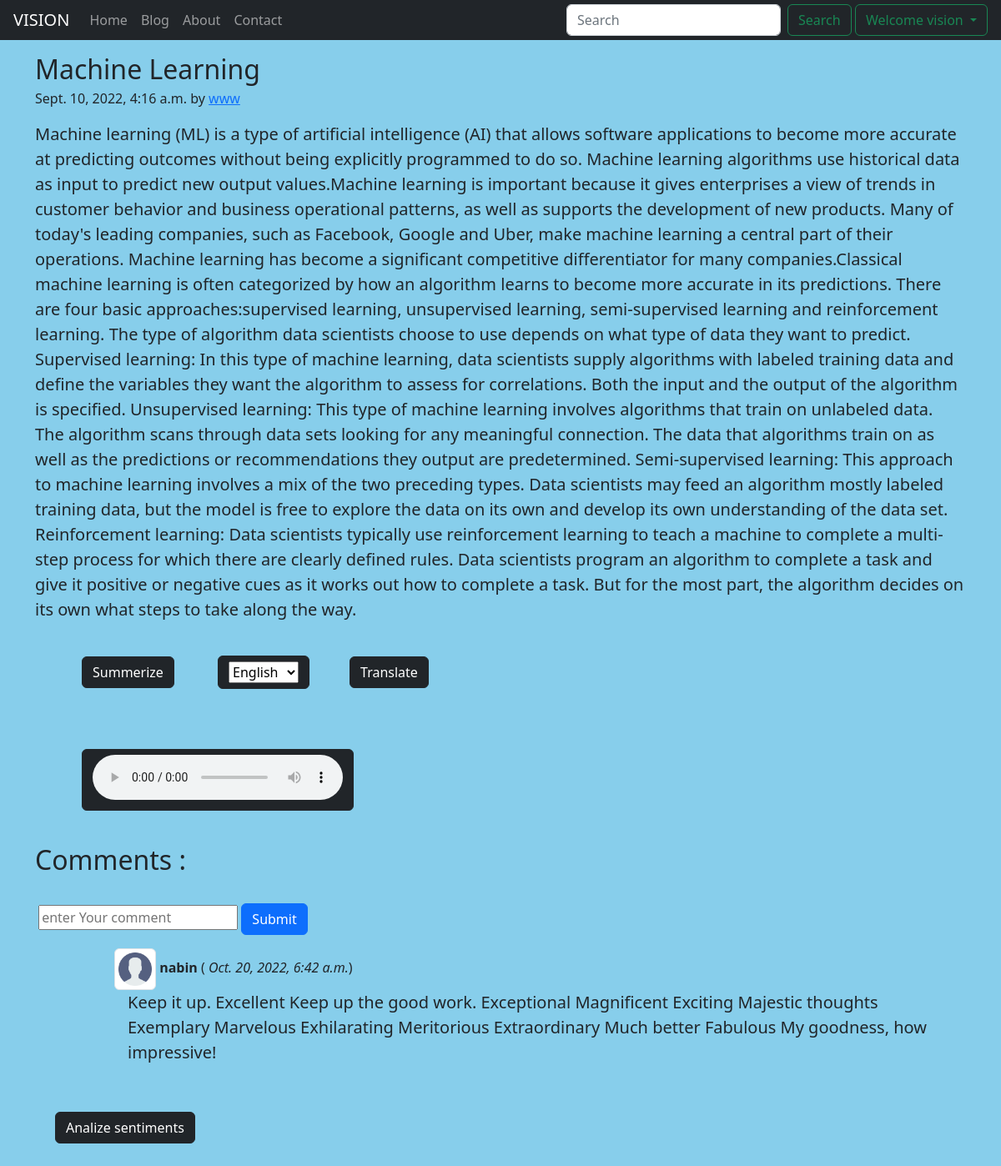
/blog/machine_learning (signed in), run on the app's committed database.
### blog/models.py (models this page shows, shortened)
class Postblog(models.Model):
    sno=models.AutoField(primary_key=True)
    title=models.CharField(max_length=50)
    author=models.CharField(max_length=13)
    content=models.TextField()
    slug=models.CharField(max_length=130)
    timeStamp= models.DateTimeField(blank=True)

class BlogComment(models.Model):
    sno= models.AutoField(primary_key=True)
    comment=models.TextField()
    user=models.ForeignKey(User,on_delete=models.CASCADE)
    post=models.ForeignKey(Postblog,on_delete=models.CASCADE)
    parent=models.ForeignKey('self',on_delete=models.CASCADE,null=True)
    timestamp=models.DateTimeField(default=now)

### blog/views.py (the view)
# urls.py: path('<str:slug>', views.blogPost, name='blogPost'),
def blogPost(request,slug):
    post = Postblog.objects.filter(slug=slug).first()
    comments=BlogComment.objects.filter(post=post)
    context={"post":post,"comments":comments }
    return render(request,"blog/blogPost.html",context)

### templates/blog/blogPost.html (shortened to what this page needs)
{% extends 'base.html' %}
{%block blogactive%}active{%endblock blogactive%}
{% block body %}
<div class="container my-3">
  <article class="blog-post">
    <h2 class="blog-post-title mb-1">{{post.title}}</h2>
    <p clss="blog-post-meta ">{{post.timeStamp}} by <a href="#">{{post.author}}</a></p>
    <p id="content" class='blockquote'>{{post.content}} </p>
    <ul>
      <button type="button" id="summer" class="summerize btn btn-dark m-4">Summerize</button>
      <button type="submit" class="btn btn-dark m-4">
        <form method="POST" action="#" id="translate">{% csrf_token %}
          <select id="inputState" name="lang">
            <option selected value="en">English</option>
          </select>
          <button type="submit" class="btn btn-dark m-4">Translate</button>
        </form>
        <button type="button" class="speech btn btn-dark m-4">
          {% load gTTS %}
          <audio src="{% say 'en-us' post.content %}" controls></audio>
        </button>
      </button>
    </ul>
</div>
<section class="container my-2">
  <h2>Comments :</h2>
  <br>
  {% if user.is_authenticated %}
  <form action="/blog/postComment" method="POST">
    <div>
      <input type="text" name="comments" placeholder="enter Your comment">
      <button type="Submit" class="btn btn-primary" value="Submit"> Submit
      </button>
    </div>
  </form>
  {% else %} <h2>You need to Login for comment</h2>
  {% endif %}
  {% for comment in comments %}
  <div>
    <div class="row my-3">
      <div class="col-md-1">
      </div>
      <div class="col-md-11 "><b><img src="/static/img/user.png" class="img-thumbnail" width=50 height=50 alt="user">
          {{comment.user.username }} </b> ( <i>{{comment.timestamp}}</i>)
        <div class='comments blockquote mx-3'>{{ comment.comment }}</div>
      </div>
    </div>
  </div>
  {% endfor %}
  <div class="d-flex justify-content-left ml-20">
    <button type="button" id ="senti" class="btn btn-dark m-4 ">Analize sentiments</button><span style="margin-top: 29px;"><label id="dispsenti" class=""></label></span>
  </div>
</section>
{% endblock body %}

### templates/base.html (shortened to what this page needs)
<!doctype html>
<html lang="en">
<head>
  <link href="https://cdn.jsdelivr.net/npm/bootstrap@5.2.0-beta1/dist/css/bootstrap.min.css" rel="stylesheet"
>
</head>
<body style="background-color:SkyBlue;">
    <nav class="navbar navbar-expand-lg navbar-dark bg-dark p-1">
      <div class="container-fluid">
        <a class="navbar-brand" href="/">VISION</a>
        <div class="collapse navbar-collapse" id="navbarSupportedContent">
          <ul class="navbar-nav me-auto mb-2 mb-lg-0">
            <li class="nav-item{%block homeactive%}{%endblock homeactive%}">
              <a class="nav-link" aria-current="page" href="/home">Home</a>
            </li>
            <li class="nav-item {%block blogactive%}{%endblock blogactive%}">
              <a class="nav-link" href="/blog">Blog</a>
            <li class="nav-item {%block aboutactive%}{%endblock aboutactive%} ">
              <a class="nav-link " href="/about">About</a>
            </li>
            <li class="nav-item {%block contactactive%}{%endblock contactactive%}">
              <a class="nav-link " href="/contact">Contact</a>
          </ul>
          <form method="get" action="/search" class="d-flex" role="search">
            <input name="search" id="search" class="form-control me-2" type="search" placeholder="Search"
              aria-label="Search">
            <button class="btn btn-outline-success mr-3" type="submit">Search</button>
          </form>
          {%if user.is_authenticated%}:
          <div class="dropdown ">
            <a class="btn btn-outline-success mr-3 dropdown-toggle" href="#" role="button" id="dropdownMenuLink"
              data-bs-toggle="dropdown" aria-expanded="false">Welcome
              {{request.user}}
            </a>
          </div>
          {%endif%}
        </div>
    </nav>
  {% block body %}{% endblock body %}
</body>
</html>

### data on the page
Postblog: title "Machine Learning", timeStamp "Sept. 10, 2022, 4:16 a.m.", author "www", content "Machine learning (ML) is a type of artificial intelligence (AI) that allows software applications to become more accurate at predicting outcomes without being explicitly programmed to do so. Machine learning algorithms use historical data as input to predict new output values.Machine learning is important because it gives enterprises a view of trends in customer behavior and business operational patterns, as well as supports the development of new products. Many of today's leading companies, such as Facebook, Google and Uber, make machine learning a central part of their operations. Machine learning has become a significant competitive differentiator for many companies.Classical machine…"
BlogComment: user.username "nabin", timestamp "Oct. 20, 2022, 6:42 a.m.", comment "Keep it up. Excellent Keep up the good work. Exceptional Magnificent Exciting Majestic thoughts Exemplary Marvelous Exhilarating Meritorious Extraordinary Much better Fabulous My goodness, how impressive!"

### other printed values
{{ request.user }} "vision"
